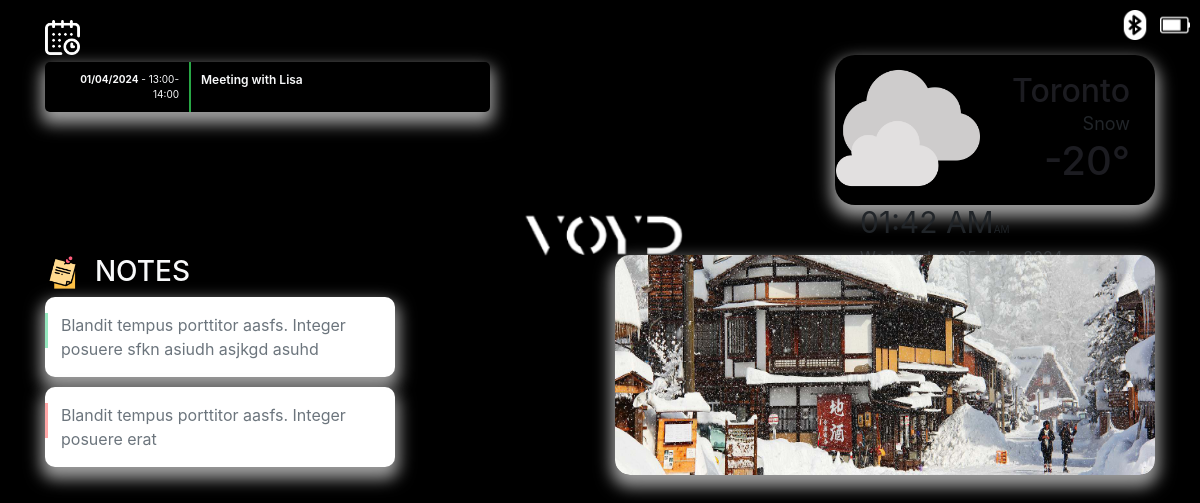
Before: / with the older database file.
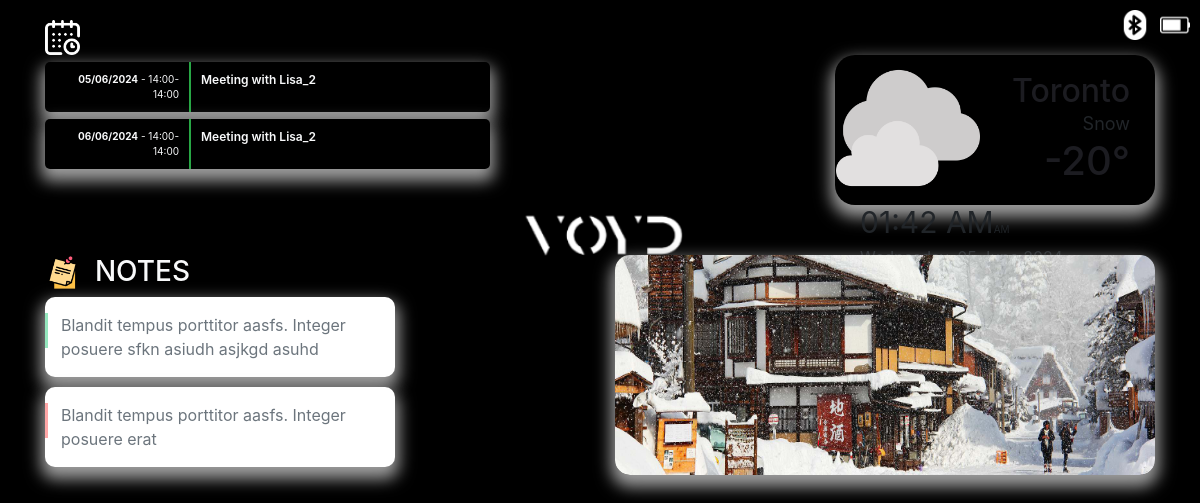
After: the same page with the newer database file.
### tables this page shows
CREATE TABLE shedules (
    id INTEGER PRIMARY KEY AUTOINCREMENT,
    shedule TEXT,
    date TEXT,
    start_time TEXT,
    end_time TEXT
);

### app.py (the view)
@app.route('/')
def dashboard():
    device_info = get_device_info()
    notes = get_notes()
    schedules = get_schedules()
    media = get_media()
    weather = get_weather()
    context = {
        'device_info': device_info,
        'notes': [note[0] for note in notes],
        'schedules': schedules,
        'media': media,
        'weather': weather
    }
    now = datetime.now()
    time_str = now.strftime("%I:%M %p")
    date_str = now.strftime("%A, %d %B %Y")
    return render_template('dashboard.html', **context, time_str=time_str, date_str=date_str)

### app.py (called while the page is built)
def get_device_info():
    conn = sqlite3.connect('iot_dashboard.db')
    c = conn.cursor()
    c.execute('SELECT * FROM device_info ORDER BY id DESC LIMIT 1')
    device_info = c.fetchone()
    conn.close()
    return device_info

def get_notes():
    conn = sqlite3.connect('iot_dashboard.db')
    c = conn.cursor()
    c.execute('SELECT note FROM notes ORDER BY id DESC LIMIT 3')
    notes = c.fetchall()
    conn.close()
    return notes

def get_media():
    conn = sqlite3.connect('iot_dashboard.db')
    c = conn.cursor()
    c.execute('SELECT * FROM media ORDER BY id DESC LIMIT 1')
    media = c.fetchall()
    conn.close()
    return media

def get_weather():
    conn = sqlite3.connect('iot_dashboard.db')
    c = conn.cursor()
    c.execute('SELECT * FROM weathers ORDER BY id DESC LIMIT 1')
    weather = c.fetchone()
    conn.close()
    return weather

### templates/dashboard.html (shortened to what this page needs)
<!DOCTYPE html>
<html lang="en">
<head>
    <link rel="stylesheet" type="text/css" href="{{ url_for('static', filename='assets/css/style.css') }}">
    <link rel="stylesheet" href="static/assets/css/style.css">
    <link href="static/assets/css/bootstrap.min.css" rel="stylesheet">
</head>
<body>
    <link href="static/assets/css/font-awesome.min.css" rel="stylesheet">
    <div class="container">
        <div class="row">
            <div class="icon-container icon-white">
                <img src="static/images/bluetooth.png" alt="Bluetooth Icon">
                <img src="static/images/battery.png" alt="Battery Icon">
            </div>
        </div>
        <div class="row">
            <div class="col-md-5" id="schedule-container">
                <h3 class="text-light"><img src="static/images/calendar_1.png" class="float-left icon-white" width="35" height="35">&nbsp; </h3>
                {% for schedule in schedules %}
                <div class="widget widget-reminder text-light">
                    <div class="widget-reminder-container">
                        <div class="widget-reminder-time">
                            <b>{{ schedule[2] }}</b> - {{ schedule[3] }}-{{ schedule[4] }}
                        </div>
                        <div class="widget-reminder-divider bg-success"></div>
                        <div class="widget-reminder-content ">
                            <h4 class="widget-title text-light">{{ schedule[1] }}</h4>
                        </div>
                    </div>
                </div>
                {% endfor %}
            </div>
            <div class="col-md-2"></div>
            <div class="col-md-5" >
                <div class="container-fluid ">
                    <div class="row d-flex mt-0 justify-content-end">
                        <div class="card"  id="schedule-container" style="width: 20rem;">
                            <div class="row">
                                <div class="col-6 align-items-center">
                                    <img class="img-fluid" src="static/images/cloudy.png">
                                </div>
                                <div class="col-6 ">
                                    <h2 class="ml-auto mr-4 mt-3 mb-0 text-right">Toronto</h2>
                                    <p class=" ml-auto mr-4 mb-0 med-font text-right">Snow</p>
                                    <h1 class="ml-auto mr-4 large-font text-right">-20&#176;</h1>
                                </div>
                            </div>
                            <p class="time-font mb-0 ml-4 mt-auto">{{ time_str }}<span class="sm-font">AM</span></p>
                            <p class="ml-4 mb-4">{{ date_str }}</p>
                        </div>
                    </div>
                </div>
            </div>
        </div>
        <div class="row">
            <div class="col-md-4">
                <h3 class="text-light"><img src="static/images/sticky-notes.png" class="float-left" width="35"
                        height="35">&nbsp; NOTES</h3>
                <div class="note-has-grid ">
                    <div class="single-note-item note-business" style>
                        <div class="node_card node_card-body">
                            <span class="side-stick"></span>
                            <div class="note-content truncate-content">
                                <p class="text-muted " style="margin-bottom: 0px;"
                                    data-notecontent="Blandit tempus porttitor aasfs. Integer posuere erat a ante venenatis.">
                                    Blandit tempus porttitor aasfs. Integer posuere sfkn asiudh asjkgd asuhd</p>
                            </div>
                        </div>
                    </div>
                </div>
                <div class="note-has-grid ">
                    <div class="single-note-item note-important" style>
                        <div class="node_card node_card-body">
                            <span class="side-stick"></span>
                            <div class="note-content truncate-content">
                                <p class="text-muted" style="margin-bottom: 0px;"
                                    data-notecontent="Blandit tempus porttitor aasfs. Integer posuere erat a ante venenatis.">
                                    Blandit tempus porttitor aasfs. Integer posuere erat </p>
                            </div>
                        </div>
                    </div>
                </div>
            </div>
            <div class="col-md-2"></div>
            <div class="col-md-6">
                <div class="container-fluid ">
                    <div class="row d-flex mt-0 justify-content-end">
                        <img style="border-radius: 15px; display: block; max-width: 100%; height: 220px; box-shadow: 0px 8px 16px 4px #9E9E9E;" src="static/images/snow.jpg" alt>
                    </div>
                </div>
            </div>
        </div>
    </div>
</body>
</html>

### templates/dashboard.html (style rules this page uses)
body { background: #000000; background-image: url('static/images/bg.png'); background-size: cover; background-repeat: no-repeat; background-position: center; margin-top: 20px; }
.icon-white { filter: invert(1); }
.widget { background: #000000; margin-bottom: .45rem; display: block; position: relative; border-radius: 5px; box-shadow: 0 0.46875rem 2.1875rem rgba(90, 97, 105, 0.1), 0 0.9375rem 1.40625rem rgba(90, 97, 105, 0.1), 0 0.25rem 0.53125rem rgba(90, 97, 105, 0.12), 0 0.125rem 0.1875rem rgba(90, 97, 105, 0.1); box-shadow: 0px 8px 16px 4px #9E9E9E; }
.widget .widget-header, .widget-reminder-content, .widget-reminder-time, a.widget-header-title { padding: 0.625rem; }
.widget-chat-message:after, .widget-chat-message:before, .widget-reminder-container:after, .widget-reminder-container:before { display: table; content: ""; clear: both; }
.widget-reminder-container { position: relative; }
.widget-reminder-time { width: 9rem; float: left; text-align: right; font-size: 0.625rem; }
.widget-reminder-divider { position: absolute; top: 0; bottom: 0; left: 9rem; width: 0.125rem; background: #efeff4; }
.widget-reminder-content { margin-left: 9.125rem; }
.widget .widget-title, .widget .widget-title a { font-size: .75rem; color: #000; line-height: 1rem; }
.widget .widget-title { font-weight: 600; margin: 0; }
.widget .widget-header, .widget-reminder-content, .widget-reminder-time, a.widget-header-title { padding: .625rem; }
.card { background-color: #000; width: 600px; height: 150px; border-radius: 20px; box-shadow: 0px 8px 16px 4px #9E9E9E; margin-top: 35px; margin-bottom: 50px; }
.time-font { font-size: 30px; }
.sm-font { font-size: 10px; }
.med-font { font-size: 18px; }
.large-font { font-size: 40px; }
.node_card { position: relative; display: flex; flex-direction: column; min-width: 0; word-wrap: break-word; background-color: #fff; background-clip: border-box; border: 0 solid transparent; border-radius: 0; box-shadow: 0px 8px 16px 4px #9E9E9E; }
.node_card { margin-bottom: 10px; }
.node_card-body { flex: 1 1 auto; padding: 1.0rem; }
.note-has-grid .single-note-item .node_card { border-radius: 10px }
.note-has-grid .single-note-item .side-stick { position: absolute; width: 3px; height: 35px; left: 0; background-color: rgba(82, 95, 127, .5) }
.note-has-grid .single-note-item.note-business .side-stick { background-color: rgba(44, 208, 126, .5) }
.note-has-grid .single-note-item.note-important .side-stick { background-color: rgba(255, 80, 80, .5) }
.truncate-content { display: -webkit-box; -webkit-box-orient: vertical; -webkit-line-clamp: 2; overflow: hidden; text-overflow: ellipsis; line-height: 1.5em; max-height: 3em; }
.icon-container { position: absolute; top: 10px; right: 10px; display: flex; gap: 10px; }
.icon-container img { width: 30px; height: 30px; }

Changed rows visible on the page:
no longer on this page (row unchanged): shedules: date "01/04/2024", start_time "13:00", end_time "14:00", shedule "Meeting with Lisa"
added shedules: date "05/06/2024", start_time "14:00", end_time "14:00", shedule "Meeting with Lisa_2"
added shedules: date "06/06/2024", start_time "14:00", end_time "14:00", shedule "Meeting with Lisa_2"
